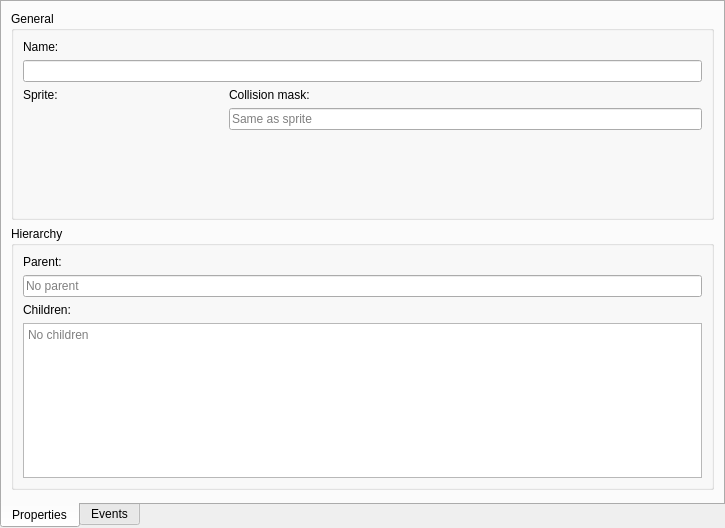
<?xml version="1.0" encoding="UTF-8"?>
<ui version="4.0">
 <class>ObjectEditor</class>
 <widget class="QTabWidget" name="ObjectEditor">
  <property name="geometry">
   <rect>
    <x>0</x>
    <y>0</y>
    <width>725</width>
    <height>528</height>
   </rect>
  </property>
  <property name="tabPosition">
   <enum>QTabWidget::South</enum>
  </property>
  <property name="currentIndex">
   <number>0</number>
  </property>
  <widget class="QWidget" name="tab">
   <attribute name="title">
    <string>Properties</string>
   </attribute>
   <layout class="QVBoxLayout" name="verticalLayout_3">
    <item>
     <widget class="QGroupBox" name="GeneralOptions">
      <property name="title">
       <string>General</string>
      </property>
      <layout class="QVBoxLayout" name="verticalLayout_2">
       <item>
        <widget class="QLabel" name="label">
         <property name="text">
          <string>Name:</string>
         </property>
        </widget>
       </item>
       <item>
        <widget class="QLineEdit" name="nameLineEdit"/>
       </item>
       <item>
        <layout class="QHBoxLayout" name="horizontalLayout_2">
         <item>
          <layout class="QVBoxLayout" name="verticalLayout_4">
           <item>
            <widget class="QLabel" name="label_2">
             <property name="minimumSize">
              <size>
               <width>200</width>
               <height>0</height>
              </size>
             </property>
             <property name="text">
              <string>Sprite:</string>
             </property>
            </widget>
           </item>
           <item>
            <widget class="QLabel" name="spriteViewer">
             <property name="sizePolicy">
              <sizepolicy hsizetype="Fixed" vsizetype="Fixed">
               <horstretch>0</horstretch>
               <verstretch>0</verstretch>
              </sizepolicy>
             </property>
             <property name="minimumSize">
              <size>
               <width>100</width>
               <height>100</height>
              </size>
             </property>
             <property name="maximumSize">
              <size>
               <width>100</width>
               <height>100</height>
              </size>
             </property>
             <property name="autoFillBackground">
              <bool>false</bool>
             </property>
             <property name="text">
              <string/>
             </property>
            </widget>
           </item>
           <item>
            <spacer name="verticalSpacer_3">
             <property name="orientation">
              <enum>Qt::Vertical</enum>
             </property>
             <property name="sizeHint" stdset="0">
              <size>
               <width>20</width>
               <height>0</height>
              </size>
             </property>
            </spacer>
           </item>
          </layout>
         </item>
         <item>
          <layout class="QVBoxLayout" name="verticalLayout_5">
           <item>
            <widget class="QLabel" name="label_6">
             <property name="text">
              <string>Collision mask:</string>
             </property>
            </widget>
           </item>
           <item>
            <widget class="QLineEdit" name="lineEdit">
             <property name="sizePolicy">
              <sizepolicy hsizetype="Preferred" vsizetype="Fixed">
               <horstretch>0</horstretch>
               <verstretch>0</verstretch>
              </sizepolicy>
             </property>
             <property name="readOnly">
              <bool>true</bool>
             </property>
             <property name="placeholderText">
              <string>Same as sprite</string>
             </property>
            </widget>
           </item>
           <item>
            <spacer name="verticalSpacer_2">
             <property name="orientation">
              <enum>Qt::Vertical</enum>
             </property>
             <property name="sizeHint" stdset="0">
              <size>
               <width>20</width>
               <height>0</height>
              </size>
             </property>
            </spacer>
           </item>
          </layout>
         </item>
        </layout>
       </item>
      </layout>
     </widget>
    </item>
    <item>
     <widget class="QGroupBox" name="parentOptions">
      <property name="title">
       <string>Hierarchy</string>
      </property>
      <layout class="QVBoxLayout" name="verticalLayout">
       <item>
        <widget class="QLabel" name="label_3">
         <property name="text">
          <string>Parent:</string>
         </property>
        </widget>
       </item>
       <item>
        <widget class="QLineEdit" name="parentLineEdit">
         <property name="readOnly">
          <bool>true</bool>
         </property>
         <property name="placeholderText">
          <string>No parent</string>
         </property>
        </widget>
       </item>
       <item>
        <widget class="QLabel" name="label_4">
         <property name="text">
          <string>Children:</string>
         </property>
        </widget>
       </item>
       <item>
        <widget class="QPlainTextEdit" name="childrenTextEdit">
         <property name="readOnly">
          <bool>true</bool>
         </property>
         <property name="placeholderText">
          <string>No children</string>
         </property>
        </widget>
       </item>
      </layout>
     </widget>
    </item>
    <item>
     <spacer name="verticalSpacer">
      <property name="orientation">
       <enum>Qt::Vertical</enum>
      </property>
      <property name="sizeHint" stdset="0">
       <size>
        <width>20</width>
        <height>40</height>
       </size>
      </property>
     </spacer>
    </item>
   </layout>
  </widget>
  <widget class="QWidget" name="tab_2">
   <attribute name="title">
    <string>Events</string>
   </attribute>
   <layout class="QHBoxLayout" name="horizontalLayout">
    <item>
     <widget class="QSplitter" name="splitter">
      <property name="orientation">
       <enum>Qt::Horizontal</enum>
      </property>
      <widget class="QListView" name="eventsListView">
       <property name="minimumSize">
        <size>
         <width>300</width>
         <height>0</height>
        </size>
       </property>
       <property name="maximumSize">
        <size>
         <width>300</width>
         <height>16777215</height>
        </size>
       </property>
      </widget>
      <widget class="QStackedWidget" name="stackedCodeEditorWidget"/>
     </widget>
    </item>
   </layout>
  </widget>
 </widget>
 <resources/>
 <connections/>
</ui>
